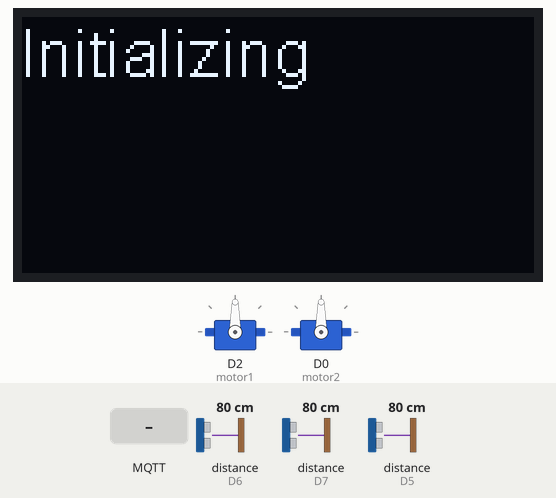
This sketch was run on a simulated ESP8266 (Wemos D1 mini). Shown: 2 × servo, 128×64 one-colour display. The inputs (shaded band) are chosen by the test bench; at power-on: distance to the obstacle (sensors on D6, D7, D5) 80 cm. WiFi joins after 1.5 s; servers stay silent unless stated; random numbers use the default seed unless the sketch sets one; no MQTT or app messages arrive unless stated; what the sketch prints to the serial monitor is not drawn.

Above: at 4.6 s.
At 8.7 s:
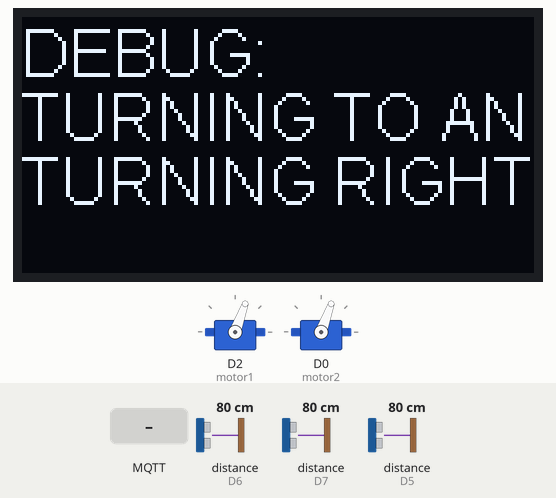
8.8 s: distance to the obstacle (sensor on D6) set to 12 cm
10.3 s: distance to the obstacle (sensor on D6) set to 9 cm
At 11.4 s:
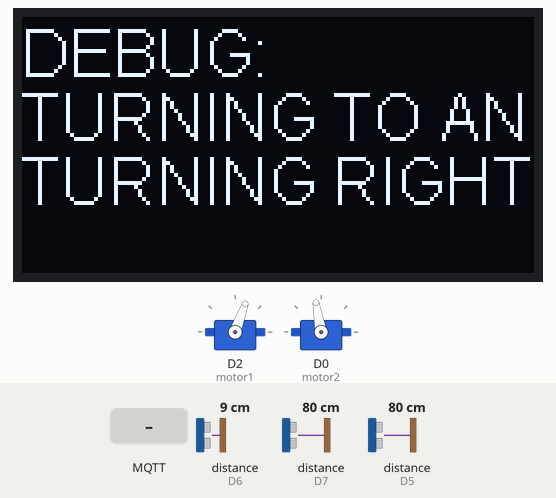
At 12.4 s:
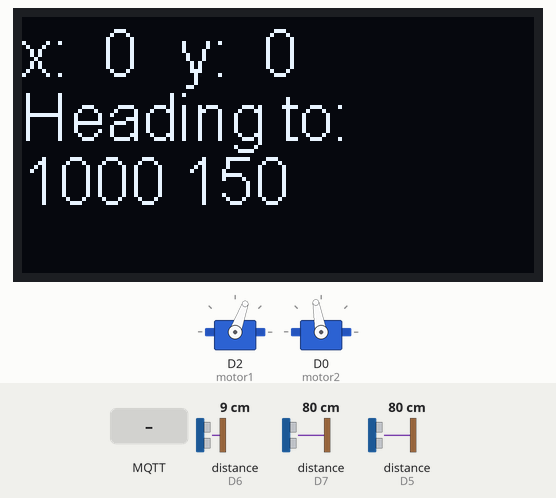
13.3 s: MQTT message "4" arrives on the first subscribed topic
At 14.0 s:
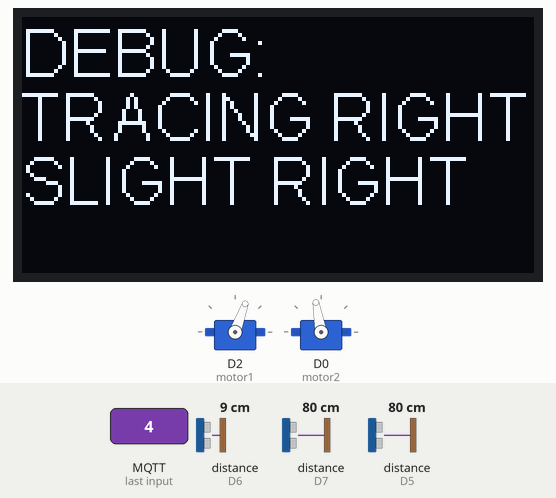
15.9 s: distance to the obstacle (sensor on D7) set to 2 cm
18.9 s: distance to the obstacle (sensor on D5) set to 12 cm
20.6 s: distance to the obstacle (sensor on D5) set to 9 cm
Timing chart, 0 to 23.4 s (numbered marks = the images above; inputs shaded):
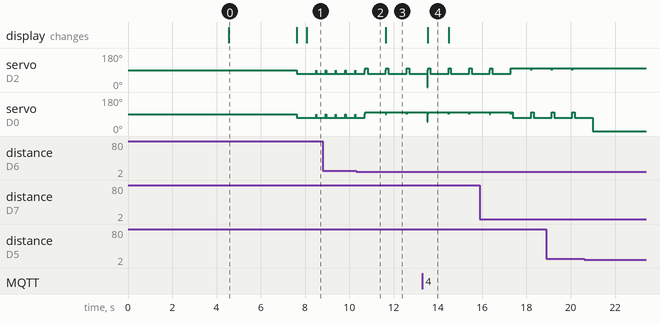

Measured:
- the behaviour switches between 11 and 10 cm on distance to the obstacle (sensor on D6) (found by bisection; images 1 and 2)
- after the input at 10.3 s, the display: changes after 1.3 s (image 3)
- after the input at 13.3 s, the display: changes after 0.23 s (image 4)
- what the display in image 0 shows lasts 3.1 s, from 4.5 s to 7.6 s
- what the display in image 4 shows lasts 1.0 s, from 13.5 s to 14.5 s

The sketch:

FinalProject.ino
```cpp
/*------------------------------------------------------------------------------------------
 * Final Target-to-Target Program
 * ENGR 122 - Group 4
 * Professor Miles
 *
 *
 *
 -------------------------------------------------------------------------------------------*/

#include <ESP8266WiFi.h>
#include "PubSubClient.h"
#include "WiFiManager.h"
#include <Ultrasonic.h>
#include <Servo.h>
#include <Wire.h>
#include "SSD1306.h"


#define motor1pin D0
#define motor2pin D2

Servo motor1;  // Creates a servo object called "motor1"
Servo motor2;  // Creates a servo object called "motor2"

Ultrasonic ultrasonic_driver(D8, D5);  // An ultrasonic sensor HC-04
Ultrasonic ultrasonic_center(D9, D6);  // An ultrasonic sensor HC-04
Ultrasonic ultrasonic_pass(D10, D7);  // An ultrasonic sensor HC-04

SSD1306 display(0x3C, D14, D15);

//MQTT Communication associated variables
char payload_global[100];
boolean flag_payload;

//MQTT Setting variables
const char* mqtt_server = "155.246.62.110";   //MQTT Broker(Server) Address
const char* MQusername = "jojo";              //MQTT username
const char* MQpassword = "hereboy";           //MQTT password
const char* MQtopic = "louis_lidar1";         //MQTT Topic for Arena_1 (EAS011 - South)
const int mqtt_port = 1883;                   //MQTT port#

//Stevens WiFi Setting variables
const char* ssid = "Stevens-IoT";             //Stevens Wi-Fi SSID (Service Set IDentifier)
const char* password = "nMN882cmg7";          //Stevens Wi-Fi Password

//WiFi Define
WiFiClient espClient;
PubSubClient client(espClient);

void setup_wifi() {
  delay(10);
  // We start by connecting to a Stevens WiFi network
  WiFi.begin(ssid, password);
  while (WiFi.status() != WL_CONNECTED) {
    delay(500);
    Serial.print(".");
  }
  randomSeed(micros());
}

void callback(char* topic, byte* payload, unsigned int length) {
  for (int i = 0; i < length; i++) {
    payload_global[i] = (char)payload[i];
  }
  payload_global[length] = '\0';
  flag_payload = true;
}

void reconnect() {
  // Loop until we're reconnected
  while (!client.connected()) {
    // Create a random client ID
    String clientId = "ESP8266Client-";
    clientId += String(random(0xffff), HEX);
    // Attempt to connect
    if (client.connect(clientId.c_str(),MQusername,MQpassword)) {
      client.subscribe(MQtopic);              //EAS011 South - "louis_lidar1"       EAS011 North - "louis_lidar2"
    } else {
      // Wait 5 seconds before retrying
      delay(5000);
    }
  }
}

void setup() {
  setup_wifi();
  delay(3000);
  Serial.println("Wemos POWERING UP ......... ");
  client.setServer(mqtt_server, mqtt_port);   //This 1883 is a TCP/IP port number for MQTT
  client.setCallback(callback);

  Serial.begin(115200);

  motor1.attach(D2);  // D0 will be a servo motor pin – Driver Side
  motor2.attach(D0);  // D2 will be a servo motor pin – Passenger Side
  motor1.write(90); // Turns motor 1 off
  motor2.write(90); // Turns motor 2 off

  // Display Setup
  display.init();
  display.flipScreenVertically();
  display.setFont(ArialMT_Plain_16);
  display.drawString(0, 0, "Initializing");
  display.display();

  delay(3000);
}

void oled_debug(char * statement, char * statement_one)
{
  // OLED controls
  display.clear();
  display.drawString(0, 0, "DEBUG:");
  display.drawString(0, 16, statement);
  display.drawString(0, 32, statement_one);
  display.display();
}

double points_to_angle_value(int x_one, int y_one, int x_two, int y_two, int x_target, int y_target)
{
  double angle_to_return, u_1, u_2, v_1, v_2;
  u_1 = x_two - x_one;
  u_2 = y_two - y_one;
  v_1 = x_target - x_two;
  v_2 = y_target - y_two;

  double dot = (u_1 * v_1) + (u_2 * v_2);
  double ab = sqrt(pow(u_1, 2) + pow(u_2, 2)) * sqrt(pow(v_1, 2) + pow(v_2, 2));

  if (ab != 0) angle_to_return = acos(dot / ab);
  else angle_to_return = 0;

  // Implement direction
  if ((u_1 * v_1) < (u_2 * v_2))  angle_to_return *= -1;

  return angle_to_return;
}

int turn_with_angle(double angle) {

  // Add code for converting an angle into appropriate motor values. If < 0, turn left. If > 0, turn right.

  double angle_to_turn_coefficient = 300;

  if (angle < 0)
  {
    Serial.println("I'm turning left.");
    oled_debug("TURNING TO ANGLE", "TURNING LEFT");
    motor1.write(120);
    motor2.write(40);
    angle *= -1;
  } else {
    Serial.println("I'm turning right.");
    oled_debug("TURNING TO ANGLE", "TURNING RIGHT");
    motor1.write(40);
    motor2.write(120);
  }

  Serial.println("Turning with calculated delay.");

  delay(angle_to_turn_coefficient * angle);

  motor1.write(90);
  motor2.write(90);

  return int(angle_to_turn_coefficient * angle);

}

bool coords_overlap(int x_one, int y_one, int x_two, int y_two, int tolerance)
{
 return (sqrt(pow(x_two - x_one, 2) + pow(y_two - y_one, 2)) < tolerance);
}

// Define logical variables.

int target_coords [8] = {1000, 150, 500, 150, 100, 150, 1700, 250};
int current_target = 0;
int tracing = 0;

int arrival_tolerance = 10;
int proximity_tolerance = 4;
bool turn_this_loop = false;

int motor_control = 0; // 0 means no movement. -1 and 1 mean turn left and turn right respectively. -2 means turn around, 2 means forward.
int recorded_x = 100;
int recorded_y = 650;

void loop() {
  //subscribe the data from MQTT server
  if (!client.connected()) {
    Serial.print("...");
    reconnect();
  }
  client.loop();

  String payload(payload_global);
  int testCollector[10];
  int count = 0;
  int prevIndex, delimIndex;

  prevIndex = payload.indexOf('[');
  while( (delimIndex = payload.indexOf(',', prevIndex +1) ) != -1){
    testCollector[count++] = payload.substring(prevIndex+1, delimIndex).toInt();
    prevIndex = delimIndex;
  }
  delimIndex = payload.indexOf(']');
  testCollector[count++] = payload.substring(prevIndex+1, delimIndex).toInt();

  int x, y, tar_x, tar_y;
  //Robot location x,y from MQTT subscription variable testCollector
  x = testCollector[0];
  y = testCollector[1];
  tar_x = target_coords[current_target * 2];
  tar_y = target_coords[current_target * 2 + 1];

  // OLED controls
  char temp1[50];
  char temp2[50];
  char temp3[50];
  char temp4[50];
  sprintf(temp1, "%d", x);
  sprintf(temp2, "%d", y);
  sprintf(temp3, "%d", tar_x);
  sprintf(temp4, "%d", tar_y);
  const char *c = temp1;
  const char *d = temp2;
  const char *e = temp3;
  const char *f = temp4;
  display.clear();
  display.drawString(0, 0, "x: ");
  display.drawString(20, 0, c);
  display.drawString(40, 0, "y: ");
  display.drawString(60, 0, d);
  display.drawString(0, 16, "Heading to:");
  display.drawString(0, 32, e);
  display.drawString(40, 32, f);
  display.display();

  // Serial monitor controls
  Serial.print("x-coordinate: ");
  Serial.println(c);
  Serial.print("y-coordinate: ");
  Serial.println(d);
  Serial.println("\n");


  // PSEUDOCODE:
    // If on_current_target:
      // set target to the next target in the array.
      // Calculate and point robot towards next target.
      // tracing = 0;    <-- This indicates the robot is not navigating around ("tracing") an obstacle.
    // If tracing == 0:
      // If the center sensor detects an obstacle:
        // Check which peripheral sensor reports a further distance.
        // Turn in that direction until the center sensor no longer detects an obstacle.
        // turned_left ? tracing = -1 : tracing = 1;    <-- Left corresponds to -1, right to 1;
      // Else:
        // Move forward.
    // Else:
      // Calculate the direction towards the next target.
      // If currently pointing in that direction:
        // tracing = 0;
      // Else:
        // continue to trace the obstacle depending on the value of tracing.

  // Real Code:

  double angle = points_to_angle_value(recorded_x, recorded_y, x, y, tar_x, tar_y);

  if (turn_this_loop)
  {
    turn_with_angle(angle);
    turn_this_loop = false;
  }

  if (coords_overlap(x, y, tar_x, tar_y, arrival_tolerance))
  {
    current_target++;
    if (current_target == 4)
    {
      // END!
      delay(100000000);
    }
    tar_x = target_coords[current_target * 2];
    tar_y = target_coords[current_target * 2 + 1];
    turn_with_angle(angle);
    tracing = 0;
  }
  double center = ultrasonic_center.read(INC);
  double pass = ultrasonic_pass.read(INC);
  double driver = ultrasonic_driver.read(INC);
  if (tracing == 0)
  {
    if (center < proximity_tolerance || driver < proximity_tolerance || pass < proximity_tolerance)
    {
      if (driver < proximity_tolerance)
      {
        if (pass < proximity_tolerance)
        {
          // Turn around.
          motor_control = -2;
        } else
        {
          // Turn to the passenger's side.
          motor_control = 1;
          tracing = 1;
        }
      } else if (pass < proximity_tolerance)
      {
        // Turn to the driver's side.
        motor_control = -1;
        tracing = -1;
      } else    // Central obstacle, but no obstacle to sides.
      {
        // Turn to the direction with the further distance.
        pass < driver ? motor_control = -1 : motor_control = 1;
        pass < driver ? tracing = -1 : tracing = 1;
      }
    } else  // No upcoming obstacle detected.
    {
      // Move forward a little bit.
      motor_control = 2;
    }
  } else  // tracing != 0
  {
    if (abs(angle) < 0.087)
    {
      tracing = 0;
    } else
    {
      if (tracing == -1)  // Trace left side
      {
        if (driver > 1.5 * proximity_tolerance)
        {
          motor1.write(50);
          motor2.write(0);
          oled_debug("TRACING LEFT", "SLIGHT LEFT");
          delay(10);
        } else if (driver < proximity_tolerance)
        {
          motor1.write(0);
          motor2.write(50);
          oled_debug("TRACING RIGHT", "SLIGHT RIGHT");
          delay(10);
        } else
        {
          motor_control = 2;
        }
      } else if (tracing == 1)  // Trace right side
      {
        if (pass > 1.5 * proximity_tolerance)
        {
          motor1.write(0);
          motor2.write(50);
          oled_debug("TRACING RIGHT", "SLIGHT RIGHT");
          delay(10);
        } else if (pass < proximity_tolerance)
        {
          motor1.write(50);
          motor2.write(0);
          oled_debug("TRACING RIGHT", "SLIGHT LEFT");
          delay(10);
        } else
        {
          motor_control = 2;
        }
      }
    }
  }

  recorded_x = x;
  recorded_y = y;

  // Motor control
  switch (motor_control)
  {
    case -2:
      motor1.write(100);
      motor2.write(0);
      //oled_debug("TURN AROUND", "TURN AROUND");
      delay(800);
      break;
    case -1:
      motor1.write(90);
      motor2.write(90);
      delay(10);
      motor1.write(100);
      motor2.write(100);
      //oled_debug("REVERSE", "REVERSE");
      delay(100);
      motor1.write(100);
      motor2.write(70);
      //oled_debug("LEFT TURN", "LEFT LEFT LEFT");
      delay(800);
      break;
    case 0:
      motor1.write(90);
      motor2.write(90);
      //oled_debug("STOP", "STOP STOP STOP");
      delay(10);
      break;
    case 1:
      motor1.write(90);
      motor2.write(90);
      delay(10);
      motor1.write(100);
      motor2.write(100);
      //oled_debug("REVERSE", "REVERSE");
      delay(100);
      motor1.write(70);
      motor2.write(100);
      //oled_debug("RIGHT TURN", "RIGHT RIGHT RIGHT");
      delay(800);
      break;
    case 2:
      motor1.write(70);
      motor2.write(70);
      //oled_debug("FORWARD", "FORWARD F F F F");
      delay(400);
      turn_this_loop = true;
      break;
  }

}
```

info.cpp
```cpp
#include <ESP8266WiFi.h>

#include "info.h"

/////////////////////////////////////////////////////
//
// PUBLIC
//

String info::mac()
{
    uint8_t mac_array[6];
    static char tmp[20];

    WiFi.macAddress(mac_array);
    snprintf(tmp, sizeof(tmp) - 1, "%02X:%02X:%02X:%02X:%02X:%02X",
             mac_array[0],
             mac_array[1],
             mac_array[2],
             mac_array[3],
             mac_array[4],
             mac_array[5]);

    return (String(tmp));
}

String info::ip()
{
    IPAddress ip = WiFi.localIP();
    return (ip.toString());
}

String info::id()
{
    return (String(ESP.getChipId(), HEX));
}

String info::hostname()
{
    return (String(WiFi.hostname()));
}

int info::flash()
{
    return (ESP.getFlashChipSize());
}


String info::to_JSON()
{

    String payload = "{";
    payload += "\"hostname\":\"" + hostname()  + "\"";
    payload += String(",");
    payload += "\"ip\":\"" + ip() + "\"";
    payload += ",";
    payload += "\"id\":\"" + id() + "\"";
    payload += ",";
    payload += "\"mac\":\"" + mac() + "\"";
    payload += ",";
    payload += "\"flash\":" + String(flash());
    payload += "}";

    Serial.println(payload);
    return (payload);
}
```

info.h
```cpp
//
//    FILE: info.h
//  AUTHOR: Steve Kemp
// VERSION: 0.0.1
// PURPOSE: Get information.
//     URL: http://steve.fi/Hardware
//
// HISTORY:
// see dht.cpp file
//

#ifndef info_h
#define info_h


#if ARDUINO < 100
#include <WProgram.h>
#include <pins_arduino.h>  // fix for broken pre 1.0 version - TODO TEST
#else
#include <Arduino.h>
#endif

class info
{
public:
    info() {};

    /*
     * MAC address.
     */
    String mac();

    /*
     * The chip ID
     */
    String id();

    /*
     * The current IP address.
     */
    String ip();

    /*
     * Size of flash RAM in bytes.
     */
    int flash();

    /*
     * Speed of processor.
     */
    int speed();

    /*
     * The hostname
     */
    String hostname();

    /*
     * All information as a JSON array.
     */
    String to_JSON();
private:
};
#endif
//
// END OF FILE
//
```
